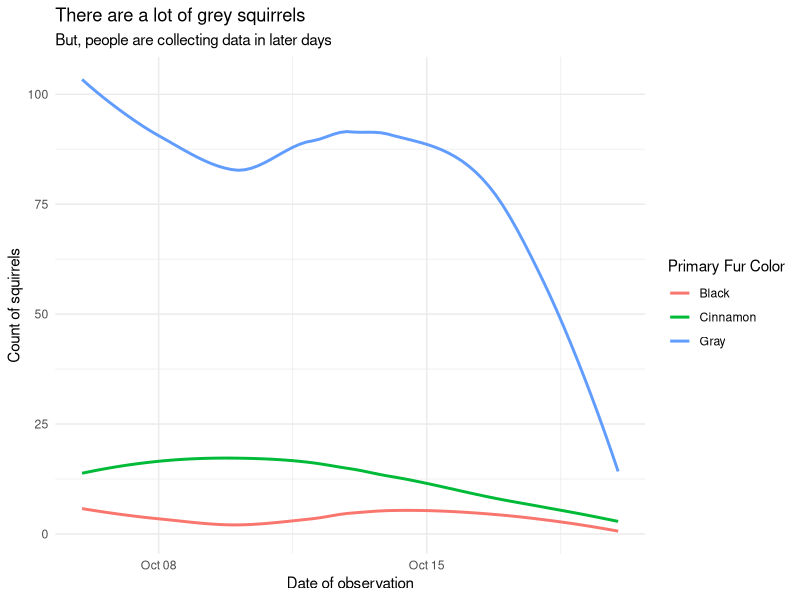

The R source for this figure:
## ---- chunk 1
library(tidyverse)
library(ggplot2)
# install.packages('patchwork')
library(patchwork)

theme_set(theme_minimal())
knitr::opts_chunk$set(dpi = 200)
## ---- chunk 2
squirrel_subset <- read.csv('squirrels_subset.csv')
squirrel_subset <- filter(squirrel_subset, !is.na(primary_fur_color))

squirrel_subset <- squirrel_subset %>%
  mutate(date_f = as.Date.character(date, format = '%m%d%Y'))
## ---- chunk 3
squirrel_subset %>%  
  group_by(date_f, primary_fur_color) %>%  
  summarise(count_of_squirrels = n()) %>%  
  ggplot() + 
  aes(x = date_f, y = count_of_squirrels, color = primary_fur_color) + 
  stat_smooth(se = FALSE) + 
  labs(
    title = 'There are a lot of grey squirrels',
    subtitle = 'But, people are collecting data in later days',
    x = 'Date of observation', 
    y = 'Count of squirrels', 
    color = 'Primary Fur Color'
  )
